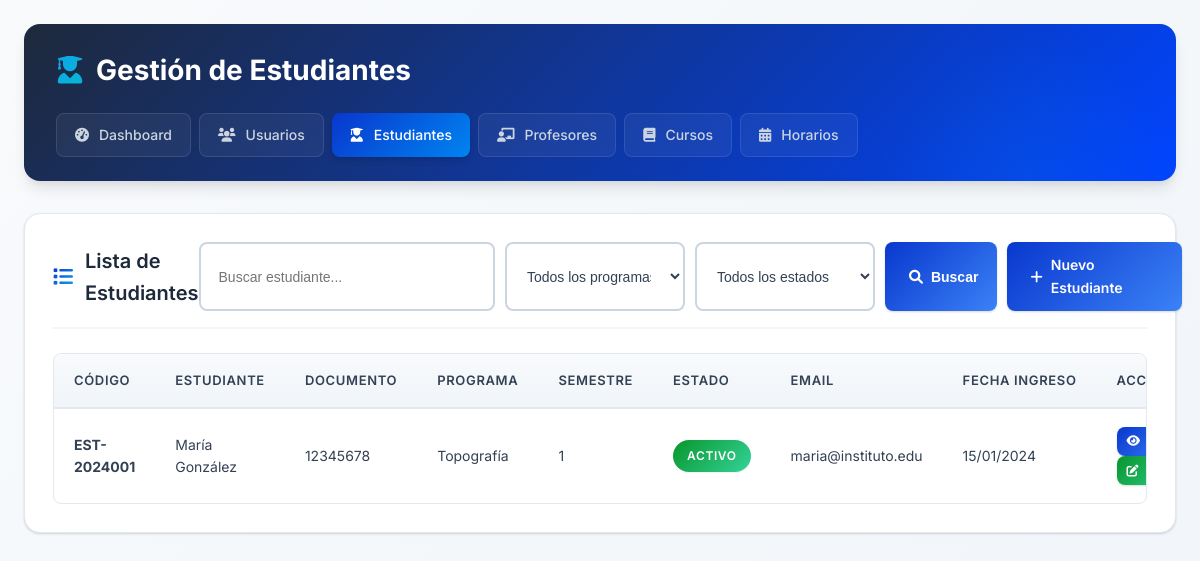
The page /coordinador/estudiantes/index.php (signed in) on the database its author committed.
### tables this page shows
CREATE TABLE estudiantes (
    id_estudiante INT PRIMARY KEY AUTO_INCREMENT,
    id_usuario INT UNIQUE NOT NULL,
    id_programa INT NOT NULL,
    codigo_estudiante VARCHAR(20) UNIQUE NOT NULL,
    nombres VARCHAR(100) NOT NULL,
    apellidos VARCHAR(100) NOT NULL,
    documento_identidad VARCHAR(20) UNIQUE NOT NULL,
    fecha_nacimiento DATE,
    genero ENUM('M', 'F', 'Otro'),
    telefono VARCHAR(15),
    direccion TEXT,
    semestre_actual INT DEFAULT 1,  
    estado ENUM('activo', 'inactivo', 'graduado', 'retirado') DEFAULT 'activo',
    fecha_ingreso DATE NOT NULL,
    FOREIGN KEY (id_usuario) REFERENCES usuarios(id_usuario) ON DELETE CASCADE,
    FOREIGN KEY (id_programa) REFERENCES programas_estudio(id_programa),
    CHECK (semestre_actual BETWEEN 1 AND 6)
);

CREATE TABLE programas_estudio (
    id_programa INT PRIMARY KEY AUTO_INCREMENT,
    codigo_programa VARCHAR(10) UNIQUE NOT NULL,
    nombre_programa VARCHAR(100) NOT NULL,
    duracion_semestres INT DEFAULT 6,
    descripcion TEXT,
    coordinador_id INT,
    activo BOOLEAN DEFAULT TRUE,
    FOREIGN KEY (coordinador_id) REFERENCES usuarios(id_usuario)
);

CREATE TABLE usuarios (
    id_usuario INT PRIMARY KEY AUTO_INCREMENT,
    username VARCHAR(50) UNIQUE NOT NULL,
    password VARCHAR(100) NOT NULL,  
    rol ENUM('coordinador', 'profesor', 'estudiante') NOT NULL,
    email VARCHAR(100) UNIQUE NOT NULL,
    programa_estudio ENUM('Topografía', 'Arquitectura', 'Enfermería') DEFAULT NULL,
    activo BOOLEAN DEFAULT TRUE,
    fecha_creacion TIMESTAMP DEFAULT CURRENT_TIMESTAMP
);

### includes/funciones.php (called while the page is built, shortened)
<?php
class Funciones {
    public static function formatearFecha($fecha, $formato = 'd/m/Y') {
        $date = new DateTime($fecha);
        return $date->format($formato);
    }
}
?>

### coordinador/estudiantes/index.php (the view, shortened to what this page needs)
<?php
require_once '../../includes/funciones.php';
$db = Database::getConnection();
$search = isset($_GET['search']) ? Funciones::sanitizar($_GET['search']) : '';
$sql = "SELECT e.*, p.nombre_programa, u.email, u.activo
        FROM estudiantes e
        JOIN programas_estudio p ON e.id_programa = p.id_programa
        JOIN usuarios u ON e.id_usuario = u.id_usuario
        WHERE 1=1";
$params = [];
$sql .= " ORDER BY e.fecha_ingreso DESC";
$stmt = $db->prepare($sql);
$stmt->execute($params);
$estudiantes = $stmt->fetchAll();
?>
<!DOCTYPE html>
<html lang="es">
<head>
    <link rel="stylesheet" href="../../assets/css/main.css">
    <link rel="stylesheet" href="https://cdnjs.cloudflare.com/ajax/libs/font-awesome/6.0.0/css/all.min.css">
</head>
<body>
    <div class="container">
        <div class="header">
            <h1><i class="fas fa-user-graduate"></i> Gestión de Estudiantes</h1>
            <div class="nav">
                <a href="../dashboard.php"><i class="fas fa-tachometer-alt"></i> Dashboard</a>
                <a href="../usuarios/"><i class="fas fa-users"></i> Usuarios</a>
                <a href="index.php" class="active"><i class="fas fa-user-graduate"></i> Estudiantes</a>
                <a href="../profesores/"><i class="fas fa-chalkboard-teacher"></i> Profesores</a>
                <a href="../cursos/"><i class="fas fa-book"></i> Cursos</a>
                <a href="../horarios/"><i class="fas fa-calendar-alt"></i> Horarios</a>
            </div>
        </div>
        <div class="card">
            <div class="card-header">
                <h2><i class="fas fa-list"></i> Lista de Estudiantes</h2>
                <div class="search-filter">
                    <form method="GET" action="" style="display: flex; gap: 10px;">
                        <input type="text" name="search" class="search-input" placeholder="Buscar estudiante..."
                               value="<?php echo htmlspecialchars($search); ?>">
                        <select name="programa" class="select-input">
                            <option value="">Todos los programas</option>
                        </select>
                        <select name="estado" class="select-input">
                            <option value="">Todos los estados</option>
                        </select>
                        <button type="submit" class="btn btn-primary">
                            <i class="fas fa-search"></i> Buscar
                        </button>
                        <a href="crear.php" class="btn btn-primary">
                            <i class="fas fa-plus"></i> Nuevo Estudiante
                        </a>
                    </form>
                </div>
            </div>
            <div class="table-container">
                <?php if (count($estudiantes) > 0): ?>
                    <table class="table">
                        <thead>
                            <tr>
                                <th>Código</th>
                                <th>Estudiante</th>
                                <th>Documento</th>
                                <th>Programa</th>
                                <th>Semestre</th>
                                <th>Estado</th>
                                <th>Email</th>
                                <th>Fecha Ingreso</th>
                                <th>Acciones</th>
                            </tr>
                        </thead>
                        <tbody>
                            <?php foreach ($estudiantes as $estudiante): ?>
                            <tr>
                                <td><strong><?php echo htmlspecialchars($estudiante['codigo_estudiante']); ?></strong></td>
                                <td>
                                    <?php echo htmlspecialchars($estudiante['nombres'] . ' ' . $estudiante['apellidos']); ?>
                                </td>
                                <td><?php echo htmlspecialchars($estudiante['documento_identidad']); ?></td>
                                <td><?php echo htmlspecialchars($estudiante['nombre_programa']); ?></td>
                                <td><?php echo $estudiante['semestre_actual']; ?></td>
                                <td>
                                    <?php
                                    $badge_class = '';
                                    switch ($estudiante['estado']) {
                                        case 'activo': $badge_class = 'badge-success'; break;
                                    }
                                    ?>
                                    <span class="badge <?php echo $badge_class; ?>">
                                        <?php echo ucfirst($estudiante['estado']); ?>
                                    </span>
                                </td>
                                <td><?php echo htmlspecialchars($estudiante['email']); ?></td>
                                <td><?php echo Funciones::formatearFecha($estudiante['fecha_ingreso']); ?></td>
                                <td>
                                    <div class="actions">
                                        <a href="ver.php?id=<?php echo $estudiante['id_estudiante']; ?>"
                                           class="btn btn-primary" style="padding: 5px 10px; font-size: 12px;">
                                            <i class="fas fa-eye"></i> Ver
                                        </a>
                                        <a href="editar.php?id=<?php echo $estudiante['id_estudiante']; ?>"
                                           class="btn btn-success" style="padding: 5px 10px; font-size: 12px;">
                                            <i class="fas fa-edit"></i> Editar
                                        </a>
                                    </div>
                                </td>
                            </tr>
                            <?php endforeach; ?>
                        </tbody>
                    </table>
                <?php endif; ?>
            </div>
        </div>
    </div>
</body>
</html>

### rows shown on the page
estudiantes: codigo_estudiante "EST-2024001", nombres+apellidos "María González", documento_identidad "12345678", id_programa.nombre_programa "Topografía", semestre_actual "1", estado "ACTIVO", id_usuario.email "maria@instituto.edu", fecha_ingreso "15/01/2024"
